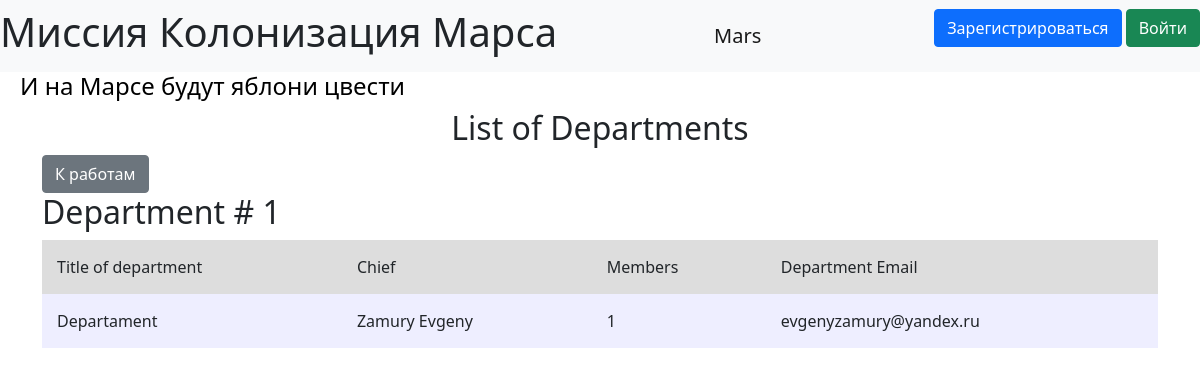
The page /departments on the database its author committed.
### data/departaments.py (models this page shows)
class Department(SqlAlchemyBase):
    __tablename__ = 'departments'
    id = sqlalchemy.Column(sqlalchemy.Integer, sqlalchemy.ForeignKey('users.id'), autoincrement=True, primary_key=True)
    title = sqlalchemy.Column(sqlalchemy.String)
    chief = sqlalchemy.Column(sqlalchemy.Integer)
    members = sqlalchemy.Column(sqlalchemy.String)
    email = sqlalchemy.Column(sqlalchemy.String, unique=True, nullable=False)
    user = orm.relationship('User')

### main.py (the view)
@app.route('/departments')
def show_departments():
    db_sess = db_session.create_session()
    departments = db_sess.query(Department).all()
    from_id_chief_to_name = dict()
    for department in departments:
        user = db_sess.query(User).filter(User.id == department.chief).first()
        from_id_chief_to_name[department.chief] = f'{user.surname} {user.name}'
    return render_template('departments.html', from_id_chief_to_name=from_id_chief_to_name, departments=departments)

### data/db_session.py (called while the page is built)
def create_session() -> Session:
    global __factory
    return __factory()

### templates/departments.html (shortened to what this page needs)
{% extends 'base.html' %}
{% block content %}
<h2 align="center">List of Departments</h2>
<a href="/" class="btn btn-secondary">К работам</a>
{% for item in departments %}
<h2>Department # {{ item.id }}</h2>
<table>
    <thead>
    <tr>
        <td>Title of department</td>
        <td>Chief</td>
        <td>Members</td>
        <td>Department Email</td>
    </tr>
    </thead>
    <tbody>
    <tr>
        <td bgcolor="#eeeeff">{{ item.title }}</td>
        <td bgcolor="#eeeeff">{{ from_id_chief_to_name[item.chief] }}</td>
        <td bgcolor="#eeeeff">{{ item.members }}</td>
        <td bgcolor="#eeeeff">{{ item.email }}</td>
    </tr>
    </tbody>
</table>
{% endfor %}
{% endblock %}

### static/css/style.css (style rules this page uses)
table { width: 100%; }
td { padding: 15px; align-items: center; }
thead { background: #dddddd; }

### rows shown on the page
Department: id "1", title "Departament", chief "Zamury Evgeny", members "1", email "evgenyzamury@yandex.ru"
